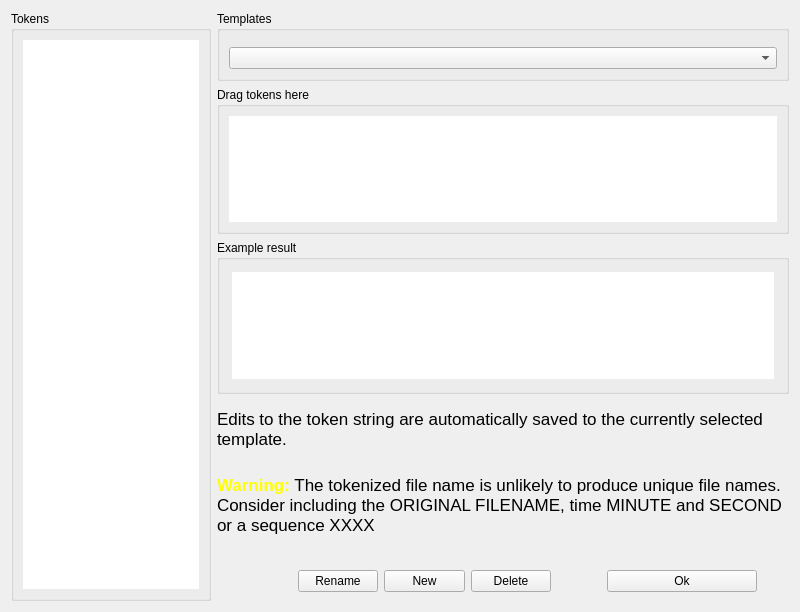
<?xml version="1.0" encoding="UTF-8"?>
<ui version="4.0">
 <class>TokenDlg</class>
 <widget class="QDialog" name="TokenDlg">
  <property name="geometry">
   <rect>
    <x>0</x>
    <y>0</y>
    <width>800</width>
    <height>612</height>
   </rect>
  </property>
  <property name="sizePolicy">
   <sizepolicy hsizetype="Preferred" vsizetype="Preferred">
    <horstretch>0</horstretch>
    <verstretch>0</verstretch>
   </sizepolicy>
  </property>
  <property name="minimumSize">
   <size>
    <width>800</width>
    <height>475</height>
   </size>
  </property>
  <property name="maximumSize">
   <size>
    <width>16777215</width>
    <height>16777215</height>
   </size>
  </property>
  <property name="windowTitle">
   <string>Token Editor</string>
  </property>
  <property name="styleSheet">
   <string notr="true"/>
  </property>
  <layout class="QHBoxLayout" name="horizontalLayout_2">
   <item>
    <widget class="QFrame" name="frame_Left">
     <property name="sizePolicy">
      <sizepolicy hsizetype="Preferred" vsizetype="Minimum">
       <horstretch>0</horstretch>
       <verstretch>0</verstretch>
      </sizepolicy>
     </property>
     <property name="minimumSize">
      <size>
       <width>200</width>
       <height>0</height>
      </size>
     </property>
     <property name="maximumSize">
      <size>
       <width>175</width>
       <height>16777215</height>
      </size>
     </property>
     <property name="frameShape">
      <enum>QFrame::NoFrame</enum>
     </property>
     <property name="frameShadow">
      <enum>QFrame::Sunken</enum>
     </property>
     <layout class="QVBoxLayout" name="verticalLayout_2">
      <property name="leftMargin">
       <number>0</number>
      </property>
      <property name="topMargin">
       <number>0</number>
      </property>
      <property name="rightMargin">
       <number>0</number>
      </property>
      <property name="bottomMargin">
       <number>0</number>
      </property>
      <item>
       <widget class="QGroupBox" name="groupBox">
        <property name="title">
         <string>Tokens</string>
        </property>
        <layout class="QVBoxLayout" name="verticalLayout_7">
         <item>
          <widget class="TokenList" name="tokenList">
           <property name="sizePolicy">
            <sizepolicy hsizetype="Expanding" vsizetype="Minimum">
             <horstretch>0</horstretch>
             <verstretch>0</verstretch>
            </sizepolicy>
           </property>
           <property name="minimumSize">
            <size>
             <width>0</width>
             <height>0</height>
            </size>
           </property>
           <property name="maximumSize">
            <size>
             <width>16777215</width>
             <height>16777215</height>
            </size>
           </property>
           <property name="frameShape">
            <enum>QFrame::NoFrame</enum>
           </property>
           <property name="lineWidth">
            <number>1</number>
           </property>
          </widget>
         </item>
        </layout>
       </widget>
      </item>
     </layout>
    </widget>
   </item>
   <item>
    <widget class="QFrame" name="frame_Right">
     <property name="frameShape">
      <enum>QFrame::NoFrame</enum>
     </property>
     <property name="frameShadow">
      <enum>QFrame::Sunken</enum>
     </property>
     <layout class="QVBoxLayout" name="verticalLayout">
      <property name="leftMargin">
       <number>0</number>
      </property>
      <property name="topMargin">
       <number>0</number>
      </property>
      <property name="rightMargin">
       <number>0</number>
      </property>
      <property name="bottomMargin">
       <number>0</number>
      </property>
      <item>
       <widget class="QGroupBox" name="groupTemplates">
        <property name="title">
         <string>Templates</string>
        </property>
        <layout class="QVBoxLayout" name="verticalLayout_9">
         <property name="topMargin">
          <number>16</number>
         </property>
         <item>
          <widget class="QComboBox" name="templatesCB">
           <property name="sizePolicy">
            <sizepolicy hsizetype="Preferred" vsizetype="Fixed">
             <horstretch>0</horstretch>
             <verstretch>0</verstretch>
            </sizepolicy>
           </property>
           <property name="maximumSize">
            <size>
             <width>16777215</width>
             <height>26</height>
            </size>
           </property>
           <property name="editable">
            <bool>false</bool>
           </property>
           <property name="insertPolicy">
            <enum>QComboBox::InsertAtBottom</enum>
           </property>
          </widget>
         </item>
        </layout>
       </widget>
      </item>
      <item>
       <widget class="QGroupBox" name="groupTokenEdit">
        <property name="title">
         <string>Drag tokens here</string>
        </property>
        <layout class="QVBoxLayout" name="verticalLayout_10">
         <item>
          <widget class="TokenEdit" name="tokenEdit">
           <property name="sizePolicy">
            <sizepolicy hsizetype="Expanding" vsizetype="Expanding">
             <horstretch>0</horstretch>
             <verstretch>0</verstretch>
            </sizepolicy>
           </property>
           <property name="minimumSize">
            <size>
             <width>0</width>
             <height>50</height>
            </size>
           </property>
           <property name="maximumSize">
            <size>
             <width>16777215</width>
             <height>16777215</height>
            </size>
           </property>
           <property name="font">
            <font>
             <pointsize>16</pointsize>
            </font>
           </property>
           <property name="styleSheet">
            <string notr="true"/>
           </property>
           <property name="frameShape">
            <enum>QFrame::NoFrame</enum>
           </property>
          </widget>
         </item>
        </layout>
       </widget>
      </item>
      <item>
       <widget class="QGroupBox" name="groupExample">
        <property name="title">
         <string>Example result</string>
        </property>
        <layout class="QVBoxLayout" name="verticalLayout_8">
         <property name="leftMargin">
          <number>12</number>
         </property>
         <property name="topMargin">
          <number>12</number>
         </property>
         <property name="rightMargin">
          <number>12</number>
         </property>
         <property name="bottomMargin">
          <number>12</number>
         </property>
         <item>
          <widget class="QTextBrowser" name="resultText">
           <property name="sizePolicy">
            <sizepolicy hsizetype="Expanding" vsizetype="Expanding">
             <horstretch>0</horstretch>
             <verstretch>0</verstretch>
            </sizepolicy>
           </property>
           <property name="minimumSize">
            <size>
             <width>0</width>
             <height>50</height>
            </size>
           </property>
           <property name="maximumSize">
            <size>
             <width>16777215</width>
             <height>16777215</height>
            </size>
           </property>
           <property name="styleSheet">
            <string notr="true"/>
           </property>
           <property name="frameShape">
            <enum>QFrame::NoFrame</enum>
           </property>
          </widget>
         </item>
        </layout>
       </widget>
      </item>
      <item>
       <widget class="QFrame" name="frameComments">
        <property name="minimumSize">
         <size>
          <width>0</width>
          <height>75</height>
         </size>
        </property>
        <property name="frameShape">
         <enum>QFrame::NoFrame</enum>
        </property>
        <property name="frameShadow">
         <enum>QFrame::Raised</enum>
        </property>
        <property name="midLineWidth">
         <number>0</number>
        </property>
        <layout class="QVBoxLayout" name="verticalLayout_4">
         <property name="leftMargin">
          <number>0</number>
         </property>
         <property name="rightMargin">
          <number>0</number>
         </property>
         <property name="bottomMargin">
          <number>0</number>
         </property>
         <item>
          <widget class="QLabel" name="explanation">
           <property name="font">
            <font>
             <pointsize>13</pointsize>
            </font>
           </property>
           <property name="text">
            <string>Edits to the token string are automatically saved to the currently selected template.
</string>
           </property>
           <property name="wordWrap">
            <bool>true</bool>
           </property>
          </widget>
         </item>
         <item>
          <widget class="QLabel" name="uniqueWarningLabel">
           <property name="sizePolicy">
            <sizepolicy hsizetype="Preferred" vsizetype="Preferred">
             <horstretch>0</horstretch>
             <verstretch>0</verstretch>
            </sizepolicy>
           </property>
           <property name="font">
            <font>
             <pointsize>13</pointsize>
            </font>
           </property>
           <property name="text">
            <string>&lt;html&gt;&lt;head/&gt;&lt;body&gt;&lt;p&gt;&lt;span style=&quot; font-weight:600; color:#ffff00;&quot;&gt;Warning:&lt;/span&gt; The tokenized file name is unlikely to produce unique file names. Consider including the ORIGINAL FILENAME, time MINUTE and SECOND or a sequence XXXX&lt;/p&gt;&lt;/body&gt;&lt;/html&gt;</string>
           </property>
           <property name="alignment">
            <set>Qt::AlignLeading|Qt::AlignLeft|Qt::AlignTop</set>
           </property>
           <property name="wordWrap">
            <bool>true</bool>
           </property>
          </widget>
         </item>
         <item>
          <spacer name="verticalSpacer">
           <property name="orientation">
            <enum>Qt::Vertical</enum>
           </property>
           <property name="sizeHint" stdset="0">
            <size>
             <width>20</width>
             <height>20</height>
            </size>
           </property>
          </spacer>
         </item>
        </layout>
       </widget>
      </item>
      <item>
       <widget class="QFrame" name="frame_Buttons">
        <property name="sizePolicy">
         <sizepolicy hsizetype="Preferred" vsizetype="Fixed">
          <horstretch>0</horstretch>
          <verstretch>0</verstretch>
         </sizepolicy>
        </property>
        <property name="minimumSize">
         <size>
          <width>0</width>
          <height>40</height>
         </size>
        </property>
        <property name="maximumSize">
         <size>
          <width>16777215</width>
          <height>40</height>
         </size>
        </property>
        <property name="frameShape">
         <enum>QFrame::NoFrame</enum>
        </property>
        <property name="frameShadow">
         <enum>QFrame::Raised</enum>
        </property>
        <layout class="QHBoxLayout" name="horizontalLayout">
         <property name="leftMargin">
          <number>0</number>
         </property>
         <property name="topMargin">
          <number>0</number>
         </property>
         <property name="rightMargin">
          <number>12</number>
         </property>
         <property name="bottomMargin">
          <number>0</number>
         </property>
         <item>
          <spacer name="horizontalSpacer_2">
           <property name="orientation">
            <enum>Qt::Horizontal</enum>
           </property>
           <property name="sizeHint" stdset="0">
            <size>
             <width>67</width>
             <height>20</height>
            </size>
           </property>
          </spacer>
         </item>
         <item>
          <widget class="QPushButton" name="renameBtn">
           <property name="sizePolicy">
            <sizepolicy hsizetype="Expanding" vsizetype="Fixed">
             <horstretch>0</horstretch>
             <verstretch>0</verstretch>
            </sizepolicy>
           </property>
           <property name="minimumSize">
            <size>
             <width>60</width>
             <height>0</height>
            </size>
           </property>
           <property name="maximumSize">
            <size>
             <width>16777215</width>
             <height>16777215</height>
            </size>
           </property>
           <property name="focusPolicy">
            <enum>Qt::NoFocus</enum>
           </property>
           <property name="toolTip">
            <string>Rename the current template</string>
           </property>
           <property name="text">
            <string>Rename</string>
           </property>
          </widget>
         </item>
         <item>
          <widget class="QPushButton" name="newBtn">
           <property name="sizePolicy">
            <sizepolicy hsizetype="Expanding" vsizetype="Fixed">
             <horstretch>0</horstretch>
             <verstretch>0</verstretch>
            </sizepolicy>
           </property>
           <property name="minimumSize">
            <size>
             <width>60</width>
             <height>0</height>
            </size>
           </property>
           <property name="maximumSize">
            <size>
             <width>16777215</width>
             <height>16777215</height>
            </size>
           </property>
           <property name="focusPolicy">
            <enum>Qt::NoFocus</enum>
           </property>
           <property name="toolTip">
            <string>Create a new template</string>
           </property>
           <property name="text">
            <string>New</string>
           </property>
          </widget>
         </item>
         <item>
          <widget class="QPushButton" name="deleteBtn">
           <property name="sizePolicy">
            <sizepolicy hsizetype="Expanding" vsizetype="Fixed">
             <horstretch>0</horstretch>
             <verstretch>0</verstretch>
            </sizepolicy>
           </property>
           <property name="minimumSize">
            <size>
             <width>60</width>
             <height>0</height>
            </size>
           </property>
           <property name="maximumSize">
            <size>
             <width>16777215</width>
             <height>16777215</height>
            </size>
           </property>
           <property name="focusPolicy">
            <enum>Qt::NoFocus</enum>
           </property>
           <property name="toolTip">
            <string>Delete the current template</string>
           </property>
           <property name="text">
            <string>Delete</string>
           </property>
          </widget>
         </item>
         <item>
          <spacer name="horizontalSpacer">
           <property name="orientation">
            <enum>Qt::Horizontal</enum>
           </property>
           <property name="sizeType">
            <enum>QSizePolicy::Fixed</enum>
           </property>
           <property name="sizeHint" stdset="0">
            <size>
             <width>50</width>
             <height>20</height>
            </size>
           </property>
          </spacer>
         </item>
         <item>
          <widget class="QPushButton" name="okBtn">
           <property name="sizePolicy">
            <sizepolicy hsizetype="Expanding" vsizetype="Fixed">
             <horstretch>0</horstretch>
             <verstretch>0</verstretch>
            </sizepolicy>
           </property>
           <property name="minimumSize">
            <size>
             <width>150</width>
             <height>0</height>
            </size>
           </property>
           <property name="focusPolicy">
            <enum>Qt::NoFocus</enum>
           </property>
           <property name="toolTip">
            <string>Use this template to show information in loupe view when Do not Embellish</string>
           </property>
           <property name="text">
            <string>Ok</string>
           </property>
          </widget>
         </item>
         <item>
          <spacer name="horizontalSpacer_3">
           <property name="orientation">
            <enum>Qt::Horizontal</enum>
           </property>
           <property name="sizeType">
            <enum>QSizePolicy::Maximum</enum>
           </property>
           <property name="sizeHint" stdset="0">
            <size>
             <width>20</width>
             <height>20</height>
            </size>
           </property>
          </spacer>
         </item>
        </layout>
       </widget>
      </item>
     </layout>
    </widget>
   </item>
  </layout>
 </widget>
 <customwidgets>
  <customwidget>
   <class>TokenList</class>
   <extends>QListWidget</extends>
   <header>tokendlg.h</header>
  </customwidget>
  <customwidget>
   <class>TokenEdit</class>
   <extends>QTextEdit</extends>
   <header>tokendlg.h</header>
  </customwidget>
 </customwidgets>
 <resources/>
 <connections/>
</ui>
